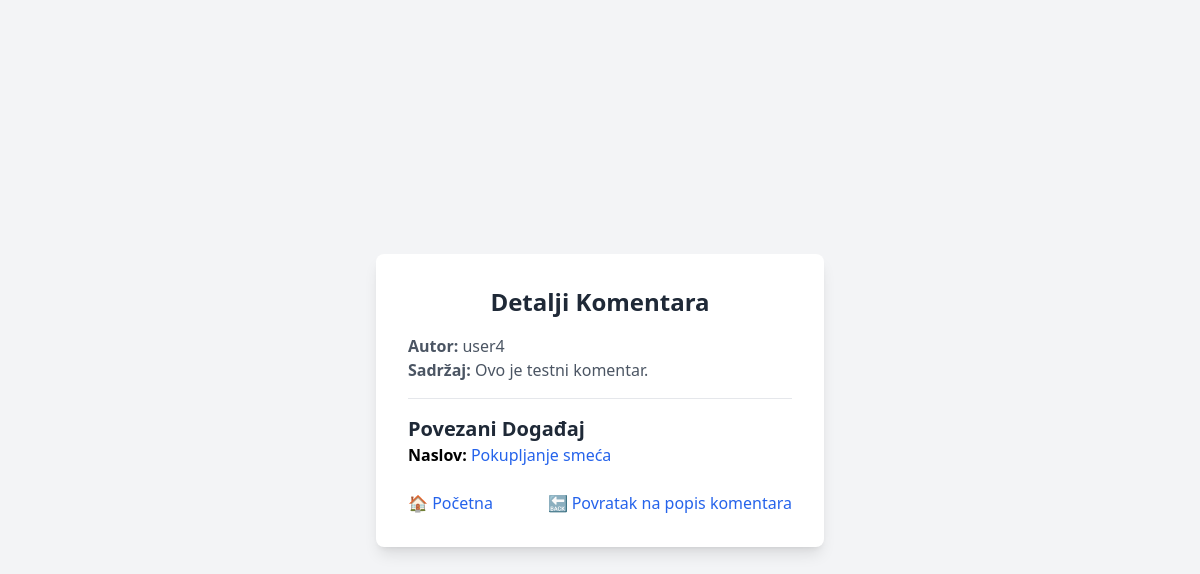
/comment/2/, run on an earlier commit of the app's database.
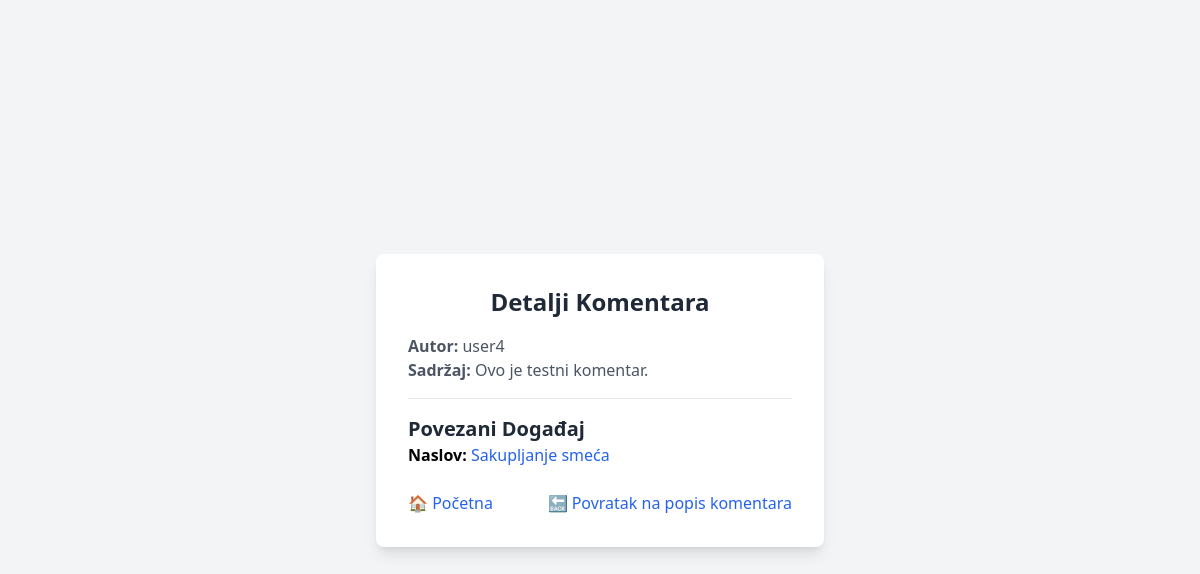
And on a later commit of the database.
### main/models.py (models this page shows, shortened)
class Comment(models.Model):
    event = models.ForeignKey(Event, on_delete=models.CASCADE, related_name='comments')
    author = models.ForeignKey(User, on_delete=models.CASCADE)
    content = models.TextField()
    created_at = models.DateTimeField(auto_now_add=True)
    class Meta:
        default_permissions = ()
        permissions = [
            ("add_comment", "Can add comment"),
            ("view_comment", "Can view comment"),
        ]

class Event(models.Model):
    title = models.CharField(max_length=200)
    description = models.TextField()
    date = models.DateTimeField()
    location = models.CharField(max_length=255)
    organizer = models.ForeignKey(User, on_delete=models.CASCADE)
    created_at = models.DateTimeField(auto_now_add=True)
    updated_at = models.DateTimeField(auto_now=True)
    class Meta:
        default_permissions = ()
        permissions = [
            ("add_event", "Can add event"),
            ("view_event", "Can view event"),
            ("register_event", "Can register for event"),
            ("comment_event", "Can comment on event"),
        ]

class CustomUser(AbstractUser):
    phone_number = models.CharField(max_length=15, blank=True, null=True)
    address = models.TextField(blank=True, null=True)

### main/views.py (the view)
# urls.py: path('comment/<int:pk>/', CommentDetailView.as_view(), name='comment_detail'),
class CommentDetailView(DetailView):
    model = Comment
    template_name = 'main/DetailView/comment_detail.html'
    context_object_name = 'comment'
    def get_context_data(self, **kwargs):
        context = super().get_context_data(**kwargs)
        comment = self.get_object()
        context['event'] = comment.event
        context['author'] = comment.author
        return context

### templates/main/DetailView/comment_detail.html (shortened to what this page needs)
<!DOCTYPE html>
<html lang="en">
<head>
    <script src="https://cdn.tailwindcss.com"></script>
</head>
<body class="flex items-center justify-center min-h-screen bg-gray-100">
    <div class="bg-white p-8 rounded-lg shadow-lg w-full max-w-md">
        <h1 class="text-2xl font-semibold text-gray-800 text-center">Detalji Komentara</h1>
        <p class="mt-4 text-gray-600"><strong>Autor:</strong> {{ comment.author.username }}</p>
        <p class="text-gray-600"><strong>Sadržaj:</strong> {{ comment.content }}</p>
        <hr class="my-4">
        <h2 class="text-xl font-semibold text-gray-800">Povezani Događaj</h2>
        <p><strong>Naslov:</strong>
            <a href="{% url 'main:event_detail' comment.event.pk %}" class="text-blue-600 hover:underline">
                {{ comment.event.title }}
            </a>
        </p>
        <div class="mt-6 flex justify-between">
            <a href="{% url 'main:home' %}" class="text-blue-600 hover:underline">🏠 Početna</a>
            <a href="{% url 'main:comment_list' %}" class="text-blue-600 hover:underline">🔙 Povratak na popis komentara</a>
        </div>
    </div>
</body>
</html>

What changed in the data, as far as the page shows it:
changed through a linked row, Comment "Ovo je testni komentar.": event "Pokupljanje smeća" → "Sakupljanje smeća"
